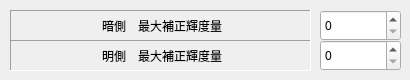
   <widget class="QWidget" name="tab_2">
    <attribute name="title">
     <string>補正</string>
    </attribute>
    <widget class="QSpinBox" name="EditAdjustWhite">
     <property name="geometry">
      <rect>
       <x>320</x>
       <y>40</y>
       <width>81</width>
       <height>31</height>
      </rect>
     </property>
     <property name="maximum">
      <number>255</number>
     </property>
    </widget>
    <widget class="QSpinBox" name="EditAdjustBlack">
     <property name="geometry">
      <rect>
       <x>320</x>
       <y>10</y>
       <width>81</width>
       <height>31</height>
      </rect>
     </property>
     <property name="maximum">
      <number>255</number>
     </property>
    </widget>
    <widget class="QLabel" name="label_25">
     <property name="geometry">
      <rect>
       <x>10</x>
       <y>10</y>
       <width>301</width>
       <height>31</height>
      </rect>
     </property>
     <property name="frameShape">
      <enum>QFrame::Panel</enum>
     </property>
     <property name="frameShadow">
      <enum>QFrame::Sunken</enum>
     </property>
     <property name="text">
      <string>暗側　最大補正輝度量</string>
     </property>
     <property name="alignment">
      <set>Qt::AlignCenter|Qt::AlignHCenter|Qt::AlignLeading|Qt::AlignLeft|Qt::AlignVCenter</set>
     </property>
    </widget>
    <widget class="QLabel" name="label_26">
     <property name="geometry">
      <rect>
       <x>10</x>
       <y>40</y>
       <width>301</width>
       <height>31</height>
      </rect>
     </property>
     <property name="frameShape">
      <enum>QFrame::Panel</enum>
     </property>
     <property name="frameShadow">
      <enum>QFrame::Sunken</enum>
     </property>
     <property name="text">
      <string>明側　最大補正輝度量</string>
     </property>
     <property name="alignment">
      <set>Qt::AlignCenter|Qt::AlignHCenter|Qt::AlignLeading|Qt::AlignLeft|Qt::AlignVCenter</set>
     </property>
    </widget>
   </widget>
